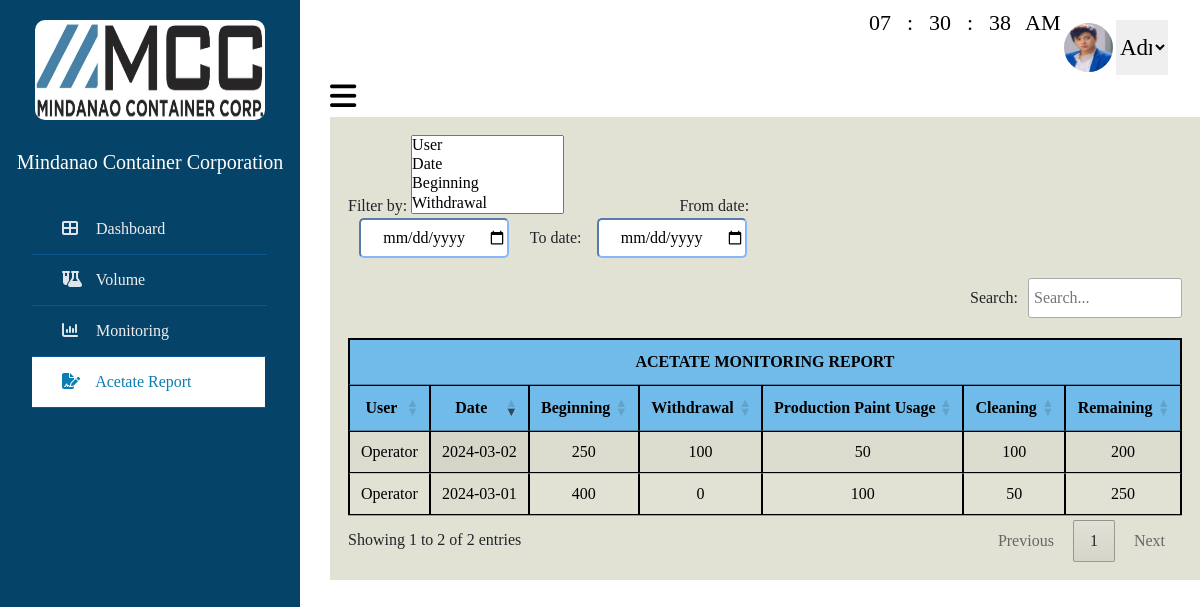
The page /acetateReport.php (signed in) on the database as committed earlier.
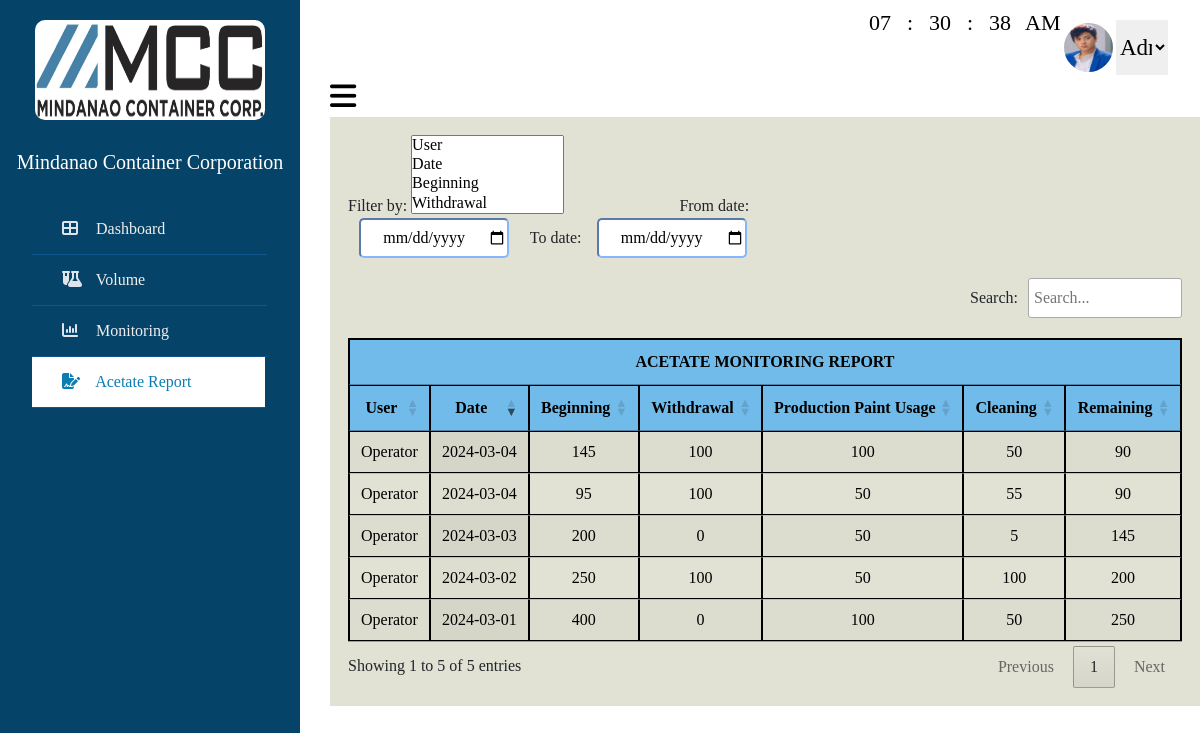
The same page on the database as committed later.
### tables this page shows
CREATE TABLE `tbl_user` (
  `userID` int(100) NOT NULL,
  `Level` varchar(100) NOT NULL,
  `Name` varchar(100) NOT NULL,
  `Username` varchar(100) NOT NULL,
  `Contact` varchar(100) NOT NULL,
  `Address` varchar(100) NOT NULL,
  `Profile_image` varchar(100) NOT NULL,
  `Email` varchar(100) NOT NULL,
  `Password` varchar(100) NOT NULL
);

CREATE TABLE `tbl_acetatereport` (
  `acetateReportID` int(100) NOT NULL,
  `userID` int(100) NOT NULL,
  `Date` date NOT NULL,
  `Beginning` int(100) NOT NULL,
  `Withdrawal` int(100) NOT NULL,
  `ProductPUsage` int(100) NOT NULL,
  `Cleaning` int(100) NOT NULL,
  `Remaining` int(100) NOT NULL
);

### acetateReport.php (the view, shortened to what this page needs)
<?php
include 'connect.php';
$id = 1;
$sql = "Select * from `tbl_user` where userID=$id";
$result = mysqli_query($con, $sql);
$row = mysqli_fetch_assoc($result);
$Username = $row['Username'];
$Profile_image = $row['Profile_image'];
$sql = "SELECT
acetateReport.*, user.Username
FROM tbl_acetatereport AS acetateReport
LEFT JOIN tbl_user AS user ON acetateReport.userID = user.userID";
$result = mysqli_query($con, $sql);
?>
<!DOCTYPE html>
<html lang="en">
<head>
    <link href="https://cdn.jsdelivr.net/npm/bootstrap@5.3.0-alpha3/dist/css/bootstrap.min.css" rel="stylesheet">
    <link rel="stylesheet" href="https://cdnjs.cloudflare.com/ajax/libs/font-awesome/6.5.1/css/all.min.css">
    <link rel="stylesheet" href="https://cdn.datatables.net/1.13.7/css/jquery.dataTables.min.css">
    <link rel="stylesheet" href="https://cdn.datatables.net/datetime/1.5.1/css/dataTables.dateTime.min.css">
    <link rel="stylesheet" href="https://cdn.datatables.net/buttons/2.4.2/css/buttons.dataTables.min.css">
    <link rel="stylesheet"
        href="https://cdnjs.cloudflare.com/ajax/libs/bootstrap-multiselect/0.9.13/css/bootstrap-multiselect.css">
    <link rel="stylesheet" href="https://unpkg.com/multiple-select@1.7.0/dist/multiple-select.min.css">
</head>
<body>
    <div class="wrapper">
        <div class="section">
            <div class="admin_profile">
                <div class="clockcontainer">
                    <div class="clock">
                        <span id="hrs"></span>
                        <span>:</span>
                        <span id="minutes"></span>
                        <span>:</span>
                        <span id="sec"></span>
                        <span id="ampm"></span>
                    </div>
                </div>
                <img src="uploaded_image/<?php echo $Profile_image; ?>" class="img-admin" id="image">
                <select class="dropdown" required onchange="handleDropdownChange(this)">
                    <option>
                        <?php echo $Username; ?>
                    </option>
                </select>
            </div>
            <div class="top_navbar">
                <div class="hamburger">
                    <a href="#">
                        <i class="fas fa-bars"></i>
                    </a>
                </div>
            </div>
            <div class="main1">
                <div class="col-md-8">
                    <div class="form-group">
                        <label>Filter by:</label>
                        <select name="toggle_column" id="toggle_column" multiple>
                            <option value="0">User</option>
                            <option value="1">Date</option>
                            <option value="2">Beginning</option>
                            <option value="3">Withdrawal</option>
                            <option value="4">Production Paint Usage</option>
                        </select>
                        <label style="margin-left:20%;">From date:</label>
                        <input type="date" style="text-align: center;" class="filterfield" id="min" name="min"
                            autocomplete="off" required>
                        <label style="margin-left:3%;">To date:</label>
                        <input type="date" style="text-align: center;" class="filterfield" id="max" name="max"
                            autocomplete="off" required>
                    </div>
                </div>
                <div class="main2">
                    <table id="datatables" class="display" style="width:100%;">
                        <thead>
                            <tr>
                                <th colspan="7" style="text-align:center; background-color:rgba(113,187,234,255);">
                                    ACETATE MONITORING REPORT
                                </th>
                            </tr>
                            <tr>
                                <th style="text-align:center; background-color: rgba(113,187,234,255);">User</th>
                                <th style="text-align:center; background-color: rgba(113,187,234,255);">Date</th>
                                <th style="text-align:center; background-color: rgba(113,187,234,255);">Beginning</th>
                                <th style="text-align:center; background-color: rgba(113,187,234,255);">Withdrawal</th>
                                <th style="text-align:center; background-color: rgba(113,187,234,255);">Production Paint
                                    Usage</th>
                                <th style="text-align:center; background-color: rgba(113,187,234,255);">Cleaning</th>
                                <th style="text-align:center; background-color: rgba(113,187,234,255);">Remaining</th>
                            </tr>
                        </thead>
                        <tbody>
                            <?php
                            while ($row = mysqli_fetch_assoc($result)) {
                                echo "<tr>";
                                echo "<td>{$row['Username']}</td>";
                                echo "<td class='date-cell'>{$row['Date']}</td>";
                                echo "<td>{$row['Beginning']}</td>";
                                echo "<td>{$row['Withdrawal']}</td>";
                                echo "<td>{$row['ProductPUsage']}</td>";
                                echo "<td>{$row['Cleaning']}</td>";
                                echo "<td>{$row['Remaining']}</td>";
                                echo "</tr>";
                            }
                            ?>
                        </tbody>
                    </table>
                </div>
                <div class="sidebar">
                    <div class="profile">
                        <img src="IMAGES/logo.jpg" alt="profile_picture">
                        <h6 style="font-size:20px; margin-top:30px; color:white;">Mindanao Container Corporation</h6>
                    </div>
                    <ul>
                        <li>
                            <a href="dataEntry.php">
                                <span class="icon"><i class="fa-solid fa-table-cells-large"></i></span>
                                <span class="item">Dashboard</span>
                            </a>
                        </li>
                        <li>
                            <a href="volume.php">
                                <span class="icon"><i class="fa-solid fa-flask-vial"></i></span>
                                <span class="item">Volume</span>
                            </a>
                        </li>
                        <li>
                            <a href="monitoring.php">
                                <span class="icon"><i class="fa-solid fa-chart-column"></i></span>
                                <span class="item">Monitoring</span>
                            </a>
                        </li>
                        <li>
                            <a href="acetateReport.php" class="active">
                                <span class="icon"><i class="fa-solid fa-file-signature"></i></span>
                                <span class="item">Acetate Report</span>
                            </a>
                        </li>
                    </ul>
                </div>
            </div>
        </div>
</body>
</html>

### acetateReport.php (style rules this page uses)
* { list-style: none; text-decoration: none; margin: 0; padding: 0; box-sizing: border-box; font-family: 'Noto+Serif+Makasar'; }
.wrapper .sidebar { background: rgb(5, 68, 104); position: fixed; top: 0; left: 0; width: 300px; height: 100%; padding: 20px 0; transition: all 0.5s ease; }
.wrapper .sidebar .profile { margin-bottom: 30px; text-align: center; }
.wrapper .sidebar .profile img { display: block; width: 230px; height: 100px; border-radius: 10px; margin: 0 auto; }
.wrapper .sidebar ul li a { display: block; padding: 13px 30px; border-bottom: 1px solid #10558d; color: rgb(241, 237, 237); font-size: 16px; position: relative; margin-right: 33px; text-decoration: none; }
.wrapper .sidebar ul li a .icon { color: #dee4ec; width: 30px; display: inline-block; }
.wrapper .sidebar ul li a:hover, .wrapper .sidebar ul li a.active { color: #0c7db1; background: white; border-right: 2px solid rgb(5, 68, 104); }
.wrapper .sidebar ul li a:hover .icon, .wrapper .sidebar ul li a.active .icon { color: #0c7db1; }
.wrapper .sidebar ul li a:hover:before, .wrapper .sidebar ul li a.active:before { display: block; }
.wrapper .section { width: calc(100% - 300px); margin-left: 300px; transition: all 0.5s ease; }
.wrapper .section .top_navbar { background: white; height: 2px; display: flex; align-items: center; padding: 0 30px; margin-top: 20px; }
.wrapper .section .top_navbar .hamburger a { font-size: 30px; color: black; }
body .wrapper .sidebar { left: 0; transition: left 0.5s ease; }
body .wrapper .section { margin-left: 300px; transition: margin-left 0.5s ease, width 0.5s ease; width: calc(100% - 300px); }
.admin_profile { display: flex; justify-content: flex-end; margin-top: 20px; margin-right: 32px; }
.img-admin { height: 55px; width: 55px; border-radius: 50%; border: 3px solid transparent; }
img { height: 50px; width: 50px; border-radius: 50%; }
table, th, td { border: 1px solid black; border-collapse: collapse; text-align: center; color: black; }
.date-cell { white-space: nowrap; }
label { text-align: center; }
input { width: 30%; height: 35px; margin-bottom: 20px; border-color: #86; border-radius: 5px; }
.dropdown { border: none; font-size: 23px; width: 6%; text-align: center; }
.dropdown option { padding: 10px; font-size: 20px; text-align: center; }
.main1 { background-color: rgb(225, 225, 212); padding: 2%; flex: 1 1 150px; margin-top: 20px; margin-left: 30px; }
.main2 { display: flex; flex: 1; }
.filterfield { width: 150px; height: 40px; margin-left: 2%; background-color: white; border-color: #86b7fe; border-radius: 5px; }
.clockcontainer { width: 295px; height: 180px; position: absolute; top: 12%; left: 80%; transform: translate(-50%, -50%); }
.clock { color: black; border-radius: 10px; display: flex; align-items: center; justify-content: center; }
.clock span { font-size: 22px; width: 30px; display: inline-block; text-align: center; position: relative; }
#ampm { margin-left: 10px; }

Rows that differ between the two databases and show on the page:
added tbl_acetatereport: userID.Username "Operator", Date "2024-03-03", Beginning "200", Withdrawal "0", ProductPUsage "50", Cleaning "5", Remaining "145"
added tbl_acetatereport: userID.Username "Operator", Date "2024-03-04", Beginning "145", Withdrawal "100", ProductPUsage "100", Cleaning "50", Remaining "90"
added tbl_acetatereport: userID.Username "Operator", Date "2024-03-04", Beginning "95", Withdrawal "100", ProductPUsage "50", Cleaning "55", Remaining "90"
Other text that changed with them:
text written by a page script: "Search: Showing 1 to 2 of 2 entries Previous 1 Next" → "Search: Showing 1 to 5 of 5 entries Previous 1 Next"
